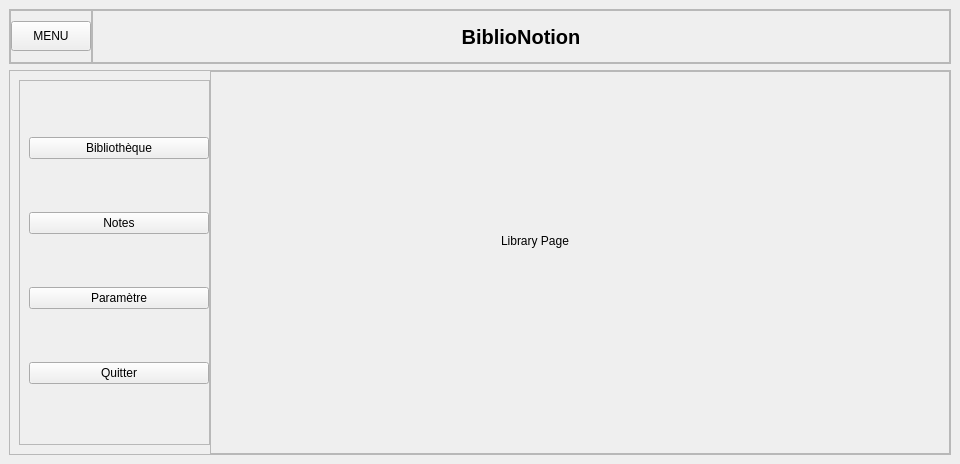
<?xml version="1.0" encoding="UTF-8"?>
<ui version="4.0">
 <class>MainWindow</class>
 <widget class="QMainWindow" name="MainWindow">
  <property name="geometry">
   <rect>
    <x>0</x>
    <y>0</y>
    <width>960</width>
    <height>464</height>
   </rect>
  </property>
  <property name="windowTitle">
   <string>MainWindow</string>
  </property>
  <widget class="QWidget" name="centralwidget">
   <layout class="QVBoxLayout" name="verticalLayout">
    <item alignment="Qt::AlignTop">
     <widget class="QFrame" name="header_frame">
      <property name="minimumSize">
       <size>
        <width>0</width>
        <height>55</height>
       </size>
      </property>
      <property name="maximumSize">
       <size>
        <width>16777215</width>
        <height>55</height>
       </size>
      </property>
      <property name="frameShape">
       <enum>QFrame::StyledPanel</enum>
      </property>
      <property name="frameShadow">
       <enum>QFrame::Raised</enum>
      </property>
      <layout class="QHBoxLayout" name="horizontalLayout_2">
       <property name="spacing">
        <number>0</number>
       </property>
       <property name="leftMargin">
        <number>0</number>
       </property>
       <property name="topMargin">
        <number>0</number>
       </property>
       <property name="rightMargin">
        <number>0</number>
       </property>
       <property name="bottomMargin">
        <number>0</number>
       </property>
       <item alignment="Qt::AlignLeft">
        <widget class="QFrame" name="frame">
         <property name="frameShape">
          <enum>QFrame::StyledPanel</enum>
         </property>
         <property name="frameShadow">
          <enum>QFrame::Raised</enum>
         </property>
         <layout class="QHBoxLayout" name="horizontalLayout_3">
          <property name="spacing">
           <number>0</number>
          </property>
          <property name="leftMargin">
           <number>0</number>
          </property>
          <property name="topMargin">
           <number>0</number>
          </property>
          <property name="rightMargin">
           <number>0</number>
          </property>
          <property name="bottomMargin">
           <number>0</number>
          </property>
          <item>
           <widget class="QPushButton" name="slide_menu_button">
            <property name="minimumSize">
             <size>
              <width>0</width>
              <height>30</height>
             </size>
            </property>
            <property name="maximumSize">
             <size>
              <width>16777215</width>
              <height>30</height>
             </size>
            </property>
            <property name="text">
             <string>MENU</string>
            </property>
            <property name="icon">
             <iconset resource="../res/res.qrc">
              <normaloff>:/icons/pictures/align-justify.svg</normaloff>:/icons/pictures/align-justify.svg</iconset>
            </property>
            <property name="iconSize">
             <size>
              <width>24</width>
              <height>24</height>
             </size>
            </property>
           </widget>
          </item>
         </layout>
        </widget>
       </item>
       <item>
        <widget class="QFrame" name="frame_3">
         <property name="sizePolicy">
          <sizepolicy hsizetype="Expanding" vsizetype="Preferred">
           <horstretch>0</horstretch>
           <verstretch>0</verstretch>
          </sizepolicy>
         </property>
         <property name="frameShape">
          <enum>QFrame::StyledPanel</enum>
         </property>
         <property name="frameShadow">
          <enum>QFrame::Raised</enum>
         </property>
         <layout class="QHBoxLayout" name="horizontalLayout_5">
          <item>
           <widget class="QLabel" name="header_title_label">
            <property name="font">
             <font>
              <pointsize>15</pointsize>
              <weight>75</weight>
              <bold>true</bold>
             </font>
            </property>
            <property name="text">
             <string>BiblioNotion</string>
            </property>
            <property name="alignment">
             <set>Qt::AlignCenter</set>
            </property>
           </widget>
          </item>
         </layout>
        </widget>
       </item>
      </layout>
     </widget>
    </item>
    <item>
     <widget class="QFrame" name="frame_2">
      <property name="sizePolicy">
       <sizepolicy hsizetype="Preferred" vsizetype="Expanding">
        <horstretch>0</horstretch>
        <verstretch>0</verstretch>
       </sizepolicy>
      </property>
      <property name="frameShape">
       <enum>QFrame::StyledPanel</enum>
      </property>
      <property name="frameShadow">
       <enum>QFrame::Raised</enum>
      </property>
      <layout class="QHBoxLayout" name="horizontalLayout">
       <property name="spacing">
        <number>0</number>
       </property>
       <property name="leftMargin">
        <number>0</number>
       </property>
       <property name="topMargin">
        <number>0</number>
       </property>
       <property name="rightMargin">
        <number>0</number>
       </property>
       <property name="bottomMargin">
        <number>0</number>
       </property>
       <item>
        <widget class="QCustomSlideMenu" name="slide_menu" native="true">
         <property name="sizePolicy">
          <sizepolicy hsizetype="Fixed" vsizetype="Expanding">
           <horstretch>0</horstretch>
           <verstretch>0</verstretch>
          </sizepolicy>
         </property>
         <property name="minimumSize">
          <size>
           <width>200</width>
           <height>0</height>
          </size>
         </property>
         <property name="maximumSize">
          <size>
           <width>200</width>
           <height>16777215</height>
          </size>
         </property>
         <property name="styleSheet">
          <string notr="true"/>
         </property>
         <layout class="QHBoxLayout" name="horizontalLayout_6">
          <property name="rightMargin">
           <number>0</number>
          </property>
          <item>
           <widget class="QFrame" name="slide_menu_content_frame">
            <property name="sizePolicy">
             <sizepolicy hsizetype="Preferred" vsizetype="Expanding">
              <horstretch>0</horstretch>
              <verstretch>0</verstretch>
             </sizepolicy>
            </property>
            <property name="frameShape">
             <enum>QFrame::StyledPanel</enum>
            </property>
            <property name="frameShadow">
             <enum>QFrame::Raised</enum>
            </property>
            <layout class="QVBoxLayout" name="verticalLayout_2">
             <property name="rightMargin">
              <number>0</number>
             </property>
             <item>
              <widget class="QPushButton" name="library_button">
               <property name="sizePolicy">
                <sizepolicy hsizetype="Expanding" vsizetype="Fixed">
                 <horstretch>0</horstretch>
                 <verstretch>0</verstretch>
                </sizepolicy>
               </property>
               <property name="text">
                <string>Bibliothèque</string>
               </property>
               <property name="icon">
                <iconset resource="../res/res.qrc">
                 <normaloff>:/icons/pictures/icon_book.png</normaloff>:/icons/pictures/icon_book.png</iconset>
               </property>
               <property name="iconSize">
                <size>
                 <width>24</width>
                 <height>24</height>
                </size>
               </property>
              </widget>
             </item>
             <item>
              <widget class="QPushButton" name="notes_button">
               <property name="text">
                <string>Notes</string>
               </property>
               <property name="icon">
                <iconset resource="../res/res.qrc">
                 <normaloff>:/icons/pictures/icon_note.png</normaloff>:/icons/pictures/icon_note.png</iconset>
               </property>
               <property name="iconSize">
                <size>
                 <width>24</width>
                 <height>24</height>
                </size>
               </property>
              </widget>
             </item>
             <item>
              <widget class="QPushButton" name="settings_button">
               <property name="text">
                <string>Paramètre</string>
               </property>
               <property name="icon">
                <iconset resource="../res/res.qrc">
                 <normaloff>:/icons/pictures/icon_settings.png</normaloff>:/icons/pictures/icon_settings.png</iconset>
               </property>
               <property name="iconSize">
                <size>
                 <width>24</width>
                 <height>24</height>
                </size>
               </property>
              </widget>
             </item>
             <item>
              <widget class="QPushButton" name="quit_button">
               <property name="text">
                <string>Quitter</string>
               </property>
               <property name="icon">
                <iconset resource="../res/res.qrc">
                 <normaloff>:/icons/pictures/icon_logout.png</normaloff>:/icons/pictures/icon_logout.png</iconset>
               </property>
               <property name="iconSize">
                <size>
                 <width>24</width>
                 <height>24</height>
                </size>
               </property>
              </widget>
             </item>
            </layout>
           </widget>
          </item>
         </layout>
        </widget>
       </item>
       <item>
        <widget class="QFrame" name="main_content_frame">
         <property name="sizePolicy">
          <sizepolicy hsizetype="Minimum" vsizetype="Preferred">
           <horstretch>0</horstretch>
           <verstretch>0</verstretch>
          </sizepolicy>
         </property>
         <property name="frameShape">
          <enum>QFrame::StyledPanel</enum>
         </property>
         <property name="frameShadow">
          <enum>QFrame::Raised</enum>
         </property>
         <layout class="QHBoxLayout" name="horizontalLayout_4">
          <property name="spacing">
           <number>0</number>
          </property>
          <property name="leftMargin">
           <number>0</number>
          </property>
          <property name="topMargin">
           <number>0</number>
          </property>
          <property name="rightMargin">
           <number>0</number>
          </property>
          <property name="bottomMargin">
           <number>0</number>
          </property>
          <item>
           <widget class="QCustomStackedWidget" name="main_pages_container">
            <widget class="QWidget" name="library_page">
             <widget class="QLabel" name="label">
              <property name="geometry">
               <rect>
                <x>290</x>
                <y>160</y>
                <width>101</width>
                <height>17</height>
               </rect>
              </property>
              <property name="text">
               <string>Library Page</string>
              </property>
             </widget>
            </widget>
            <widget class="QWidget" name="notes_page">
             <widget class="QLabel" name="label_2">
              <property name="geometry">
               <rect>
                <x>290</x>
                <y>170</y>
                <width>101</width>
                <height>17</height>
               </rect>
              </property>
              <property name="text">
               <string>Notes_Page</string>
              </property>
             </widget>
            </widget>
            <widget class="QWidget" name="settings_page">
             <widget class="QLabel" name="label_3">
              <property name="geometry">
               <rect>
                <x>300</x>
                <y>160</y>
                <width>101</width>
                <height>17</height>
               </rect>
              </property>
              <property name="text">
               <string>Settings Page</string>
              </property>
             </widget>
            </widget>
            <widget class="QWidget" name="quit_page">
             <widget class="QLabel" name="label_4">
              <property name="geometry">
               <rect>
                <x>320</x>
                <y>170</y>
                <width>67</width>
                <height>17</height>
               </rect>
              </property>
              <property name="text">
               <string>Quit Page</string>
              </property>
             </widget>
            </widget>
           </widget>
          </item>
         </layout>
        </widget>
       </item>
      </layout>
     </widget>
    </item>
   </layout>
  </widget>
 </widget>
 <customwidgets>
  <customwidget>
   <class>QCustomSlideMenu</class>
   <extends>QWidget</extends>
   <header location="global">Custom_Widgets.Widgets.h</header>
   <container>1</container>
  </customwidget>
  <customwidget>
   <class>QCustomStackedWidget</class>
   <extends>QStackedWidget</extends>
   <header location="global">Custom_Widgets.Widgets.h</header>
   <container>1</container>
  </customwidget>
 </customwidgets>
 <resources>
  <include location="../res/res.qrc"/>
 </resources>
 <connections/>
</ui>
